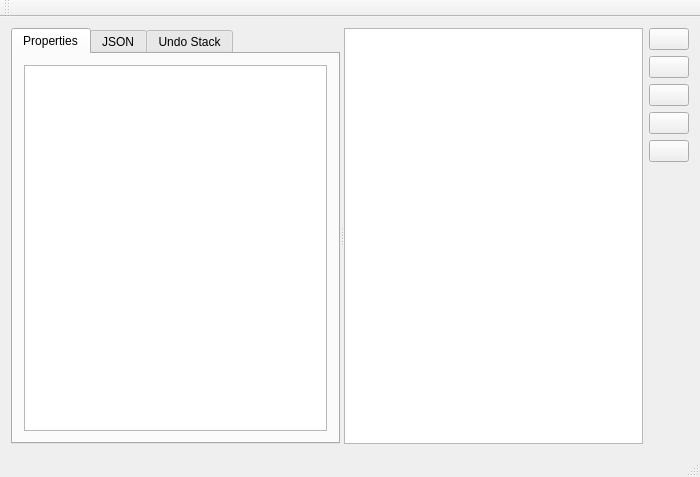
<?xml version="1.0" encoding="UTF-8"?>
<ui version="4.0">
 <class>MainWindow</class>
 <widget class="QMainWindow" name="MainWindow">
  <property name="geometry">
   <rect>
    <x>0</x>
    <y>0</y>
    <width>700</width>
    <height>477</height>
   </rect>
  </property>
  <property name="windowTitle">
   <string>MainWindow</string>
  </property>
  <widget class="QWidget" name="centralWidget">
   <layout class="QGridLayout" name="gridLayout">
    <item row="0" column="0">
     <widget class="QSplitter" name="splitter">
      <property name="orientation">
       <enum>Qt::Horizontal</enum>
      </property>
      <widget class="QTabWidget" name="tabWidget">
       <property name="minimumSize">
        <size>
         <width>250</width>
         <height>0</height>
        </size>
       </property>
       <property name="maximumSize">
        <size>
         <width>450</width>
         <height>16777215</height>
        </size>
       </property>
       <property name="currentIndex">
        <number>0</number>
       </property>
       <widget class="QWidget" name="tab">
        <attribute name="title">
         <string>Properties</string>
        </attribute>
        <layout class="QGridLayout" name="gridLayout_2">
         <item row="0" column="0">
          <widget class="QPlainTextEdit" name="propText">
           <property name="readOnly">
            <bool>true</bool>
           </property>
          </widget>
         </item>
        </layout>
       </widget>
       <widget class="QWidget" name="tab_2">
        <attribute name="title">
         <string>JSON</string>
        </attribute>
        <layout class="QGridLayout" name="gridLayout_3">
         <item row="0" column="0">
          <widget class="QPlainTextEdit" name="jsonText">
           <property name="readOnly">
            <bool>true</bool>
           </property>
          </widget>
         </item>
        </layout>
       </widget>
       <widget class="QWidget" name="tab_3">
        <attribute name="title">
         <string>Undo Stack</string>
        </attribute>
        <layout class="QGridLayout" name="gridLayout_4">
         <item row="0" column="0">
          <widget class="QPlainTextEdit" name="undoText">
           <property name="readOnly">
            <bool>true</bool>
           </property>
          </widget>
         </item>
        </layout>
       </widget>
      </widget>
      <widget class="ASymbolEditor" name="graphicsView">
       <property name="minimumSize">
        <size>
         <width>250</width>
         <height>250</height>
        </size>
       </property>
      </widget>
     </widget>
    </item>
    <item row="0" column="1">
     <layout class="QVBoxLayout" name="verticalLayout">
      <item>
       <widget class="QPushButton" name="pinButton">
        <property name="enabled">
         <bool>true</bool>
        </property>
        <property name="toolTip">
         <string>Add pin connection to symbol</string>
        </property>
        <property name="text">
         <string/>
        </property>
        <property name="icon">
         <iconset resource="../resources/icons.qrc">
          <normaloff>:/icons/symbol/tool_pin.svg</normaloff>:/icons/symbol/tool_pin.svg</iconset>
        </property>
        <property name="iconSize">
         <size>
          <width>24</width>
          <height>24</height>
         </size>
        </property>
        <property name="checkable">
         <bool>true</bool>
        </property>
       </widget>
      </item>
      <item>
       <widget class="QPushButton" name="textButton">
        <property name="enabled">
         <bool>true</bool>
        </property>
        <property name="toolTip">
         <string>Add pin connection to symbol</string>
        </property>
        <property name="text">
         <string/>
        </property>
        <property name="icon">
         <iconset resource="../resources/icons.qrc">
          <normaloff>:/icons/symbol/tool_text.svg</normaloff>:/icons/symbol/tool_text.svg</iconset>
        </property>
        <property name="iconSize">
         <size>
          <width>24</width>
          <height>24</height>
         </size>
        </property>
        <property name="checkable">
         <bool>true</bool>
        </property>
       </widget>
      </item>
      <item>
       <widget class="QPushButton" name="polyButton">
        <property name="toolTip">
         <string>Add graphical lines and polygons to symbol</string>
        </property>
        <property name="text">
         <string/>
        </property>
        <property name="icon">
         <iconset resource="../resources/icons.qrc">
          <normaloff>:/icons/symbol/tool_polyline.svg</normaloff>:/icons/symbol/tool_polyline.svg</iconset>
        </property>
        <property name="iconSize">
         <size>
          <width>24</width>
          <height>24</height>
         </size>
        </property>
        <property name="checkable">
         <bool>true</bool>
        </property>
       </widget>
      </item>
      <item>
       <widget class="QPushButton" name="rectLine">
        <property name="toolTip">
         <string>Add graphical rectangles to symbol</string>
        </property>
        <property name="text">
         <string/>
        </property>
        <property name="icon">
         <iconset resource="../resources/icons.qrc">
          <normaloff>:/icons/symbol/tool_rect.svg</normaloff>:/icons/symbol/tool_rect.svg</iconset>
        </property>
        <property name="iconSize">
         <size>
          <width>24</width>
          <height>24</height>
         </size>
        </property>
        <property name="checkable">
         <bool>true</bool>
        </property>
        <property name="checked">
         <bool>false</bool>
        </property>
       </widget>
      </item>
      <item>
       <widget class="QPushButton" name="ellipseButton">
        <property name="toolTip">
         <string>Add graphic elipses to symbol</string>
        </property>
        <property name="text">
         <string/>
        </property>
        <property name="icon">
         <iconset resource="../resources/icons.qrc">
          <normaloff>:/icons/symbol/tool_ellipse.svg</normaloff>:/icons/symbol/tool_ellipse.svg</iconset>
        </property>
        <property name="iconSize">
         <size>
          <width>24</width>
          <height>24</height>
         </size>
        </property>
        <property name="checkable">
         <bool>true</bool>
        </property>
       </widget>
      </item>
      <item>
       <spacer name="verticalSpacer">
        <property name="orientation">
         <enum>Qt::Vertical</enum>
        </property>
        <property name="sizeHint" stdset="0">
         <size>
          <width>20</width>
          <height>40</height>
         </size>
        </property>
       </spacer>
      </item>
     </layout>
    </item>
   </layout>
  </widget>
  <widget class="QMenuBar" name="menuBar">
   <property name="geometry">
    <rect>
     <x>0</x>
     <y>0</y>
     <width>700</width>
     <height>21</height>
    </rect>
   </property>
  </widget>
  <widget class="QStatusBar" name="statusBar"/>
  <widget class="QToolBar" name="toolBar">
   <property name="minimumSize">
    <size>
     <width>0</width>
     <height>0</height>
    </size>
   </property>
   <property name="windowTitle">
    <string>toolBar</string>
   </property>
   <property name="iconSize">
    <size>
     <width>28</width>
     <height>28</height>
    </size>
   </property>
   <property name="floatable">
    <bool>false</bool>
   </property>
   <attribute name="toolBarArea">
    <enum>TopToolBarArea</enum>
   </attribute>
   <attribute name="toolBarBreak">
    <bool>false</bool>
   </attribute>
  </widget>
 </widget>
 <layoutdefault spacing="6" margin="11"/>
 <customwidgets>
  <customwidget>
   <class>ASymbolEditor</class>
   <extends>QGraphicsView</extends>
   <header>src/viewers/symbol_editor.h</header>
  </customwidget>
 </customwidgets>
 <resources>
  <include location="../resources/icons.qrc"/>
 </resources>
 <connections/>
</ui>
